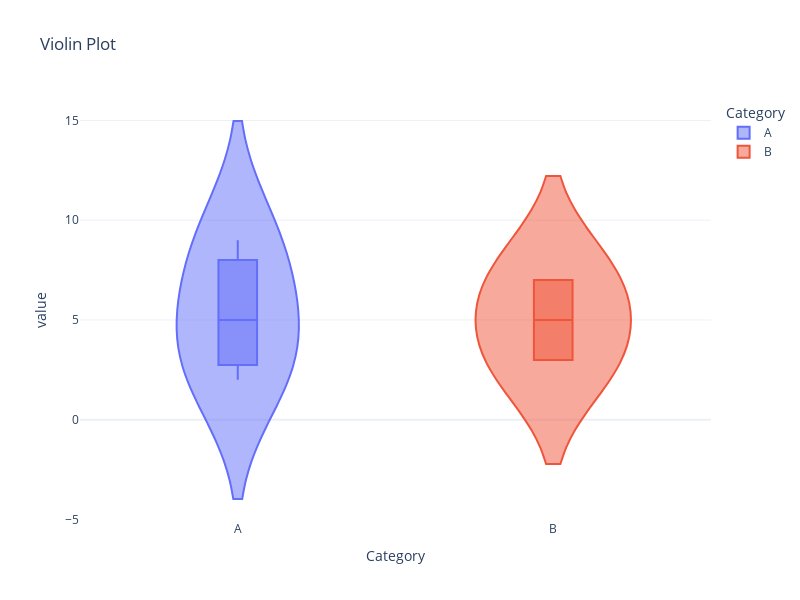

Notebook source saved alongside this figure:
### Markdown cell above
### <a id='toc1_1_6_'></a>[Violin plot (`px.violin`):](#toc0_)

### Code cell
fig5 = px.violin(
    data,  # DataFrame or array-like: Input data
    x='category',  # str or int: Column name or index to be used for x-axis categories
    y='value',  # str or int: Column name or index to be used for y-axis values
    color='category',  # str or int: Column name or index to be used for color
    box=True,  # bool: Specifies whether to plot a box plot inside the violin
    points='outliers',  # str: Specifies which data points to show ('all', 'outliers', 'suspectedoutliers', 'False')
    hover_data=['value'],  # list, array-like: Additional columns to display in the hover tooltip
    labels={'category': 'Category'},  # dict: Dictionary specifying axis labels
    title='Violin Plot',  # str: Title of the plot
    template='plotly_white',  # str: Plotly template name or Plotly.js template object
    width=800,  # int: Width of the plot in pixels
    height=600  # int: Height of the plot in pixels
)
fig5.show()

### Figure 1 — Plotly figure (JSON) as saved in the notebook; plotly's stock layout.template omitted (floating-point values rounded to 4 significant figures)
{"data": [{"alignmentgroup": "True", "box": {"visible": true}, "hovertemplate": "Category=%{x}<br>value=%{y}<extra></extra>", "legendgroup": "A", "marker": {"color": "#636efa"}, "name": "A", "offsetgroup": "A", "orientation": "v", "points": "outliers", "scalegroup": "True", "showlegend": true, "type": "violin", "x": ["A", "A", "A"], "x0": " ", "xaxis": "x", "y": [5, 9, 2], "y0": " ", "yaxis": "y"}, {"alignmentgroup": "True", "box": {"visible": true}, "hovertemplate": "Category=%{x}<br>value=%{y}<extra></extra>", "legendgroup": "B", "marker": {"color": "#EF553B"}, "name": "B", "offsetgroup": "B", "orientation": "v", "points": "outliers", "scalegroup": "True", "showlegend": true, "type": "violin", "x": ["B", "B"], "x0": " ", "xaxis": "x", "y": [7, 3], "y0": " ", "yaxis": "y"}], "layout": {"height": 600, "legend": {"title": {"text": "Category"}, "tracegroupgap": 0}, "title": {"text": "Violin Plot"}, "violinmode": "overlay", "width": 800, "xaxis": {"anchor": "y", "categoryarray": ["A", "B"], "categoryorder": "array", "domain": [0, 1], "title": {"text": "Category"}}, "yaxis": {"anchor": "x", "domain": [0, 1], "title": {"text": "value"}}}}
